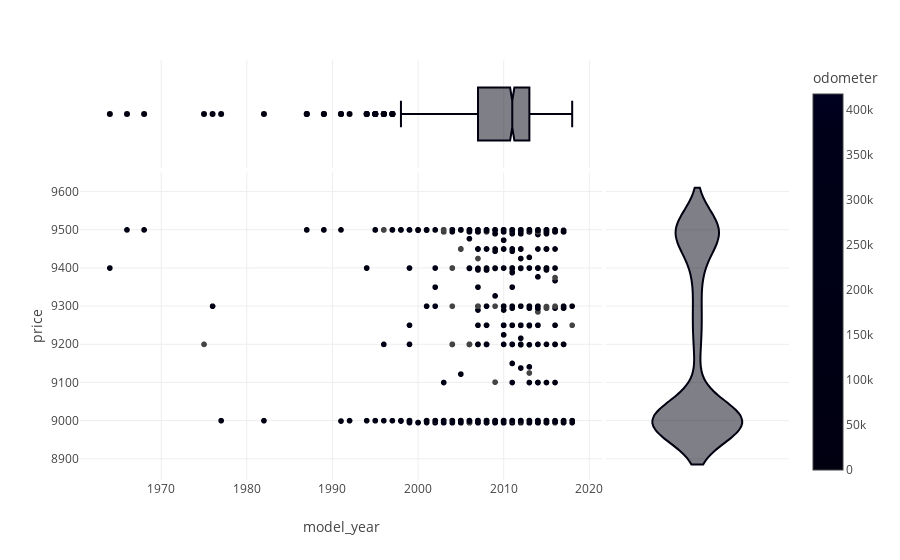

Notebook code cell kept with this figure:
### Markdown cell above
Creating scatter plot chart

### Code cell
#Sorting dataset
df_sorted = df.sort_values(by=['price','model_year'])
#Selecting middle rows
df_loc = df_sorted[25000:26500]
#Creating the header
st.header('Compare price distribution between model year and odometer')
#Creating scatter plot chart
fig_2 = px.scatter(df_loc, x='model_year', y= 'price', color= 'odometer', marginal_x= "box", marginal_y= "violin")
fig_2.show()

### Figure 1 — Plotly figure (JSON) as saved in the notebook; plotly's stock layout.template omitted (floating-point values rounded to 4 significant figures; data arrays with more than 128 entries replaced by an {"elided": "..."} marker saying what was removed)
{"data": [{"hovertemplate": "model_year=%{x}<br>price=%{y}<br>odometer=%{marker.color}<extra></extra>", "legendgroup": "", "marker": {"color": {"elided": "1500 int values"}, "coloraxis": "coloraxis", "symbol": "circle"}, "mode": "markers", "name": "", "showlegend": false, "type": "scattergl", "x": {"elided": "1500 int values"}, "xaxis": "x", "y": {"elided": "1500 int values"}, "yaxis": "y"}, {"alignmentgroup": "True", "hovertemplate": "model_year=%{x}<extra></extra>", "legendgroup": "", "marker": {"color": "#000011", "symbol": "circle"}, "name": "", "notched": true, "offsetgroup": "", "showlegend": false, "type": "box", "x": {"elided": "1500 int values"}, "xaxis": "x3", "yaxis": "y3"}, {"alignmentgroup": "True", "hovertemplate": "price=%{y}<extra></extra>", "legendgroup": "", "marker": {"color": "#000011", "symbol": "circle"}, "name": "", "offsetgroup": "", "scalegroup": "y", "showlegend": false, "type": "violin", "xaxis": "x2", "y": {"elided": "1500 int values"}, "yaxis": "y2"}], "layout": {"coloraxis": {"colorbar": {"title": {"text": "odometer"}}, "colorscale": [[0, "#000011"], [0.1111, "#000012"], [0.2222, "#000013"], [0.3333, "#000014"], [0.4444, "#000015"], [0.5556, "#000016"], [0.6667, "#000017"], [0.7778, "#000018"], [0.8889, "#000019"], [1, "#000020"]]}, "legend": {"tracegroupgap": 0}, "margin": {"t": 60}, "xaxis": {"anchor": "y", "domain": [0, 0.7363], "title": {"text": "model_year"}}, "xaxis2": {"anchor": "y2", "domain": [0.7413, 1], "matches": "x2", "showgrid": false, "showline": false, "showticklabels": false, "ticks": ""}, "xaxis3": {"anchor": "y3", "domain": [0, 0.7363], "matches": "x", "showgrid": true, "showticklabels": false}, "xaxis4": {"anchor": "y4", "domain": [0.7413, 1], "matches": "x2", "showgrid": false, "showline": false, "showticklabels": false, "ticks": ""}, "yaxis": {"anchor": "x", "domain": [0, 0.7326], "title": {"text": "price"}}, "yaxis2": {"anchor": "x2", "domain": [0, 0.7326], "matches": "y", "showgrid": true, "showticklabels": false}, "yaxis3": {"anchor": "x3", "domain": [0.7426, 1], "matches": "y3", "showgrid": false, "showline": false, "showticklabels": false, "ticks": ""}, "yaxis4": {"anchor": "x4", "domain": [0.7426, 1], "matches": "y3", "showgrid": true, "showline": false, "showticklabels": false, "ticks": ""}}}
